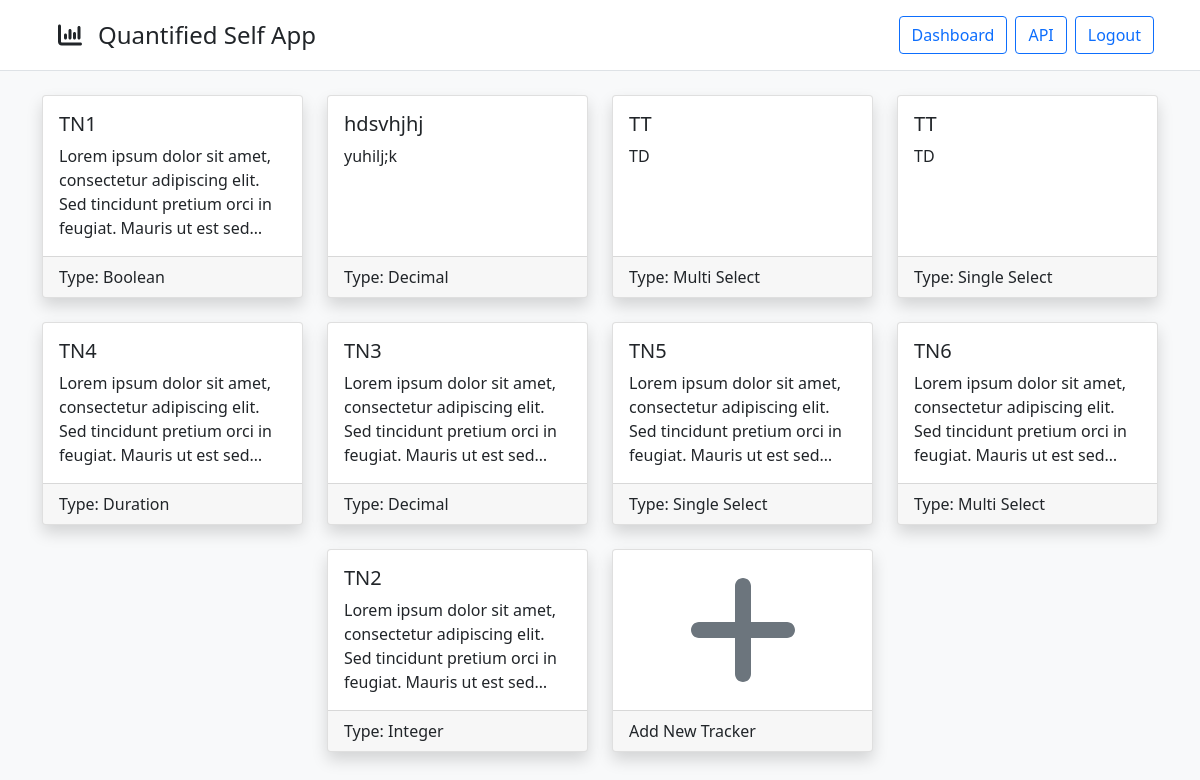
The app's page /trackers (signed in), older data.
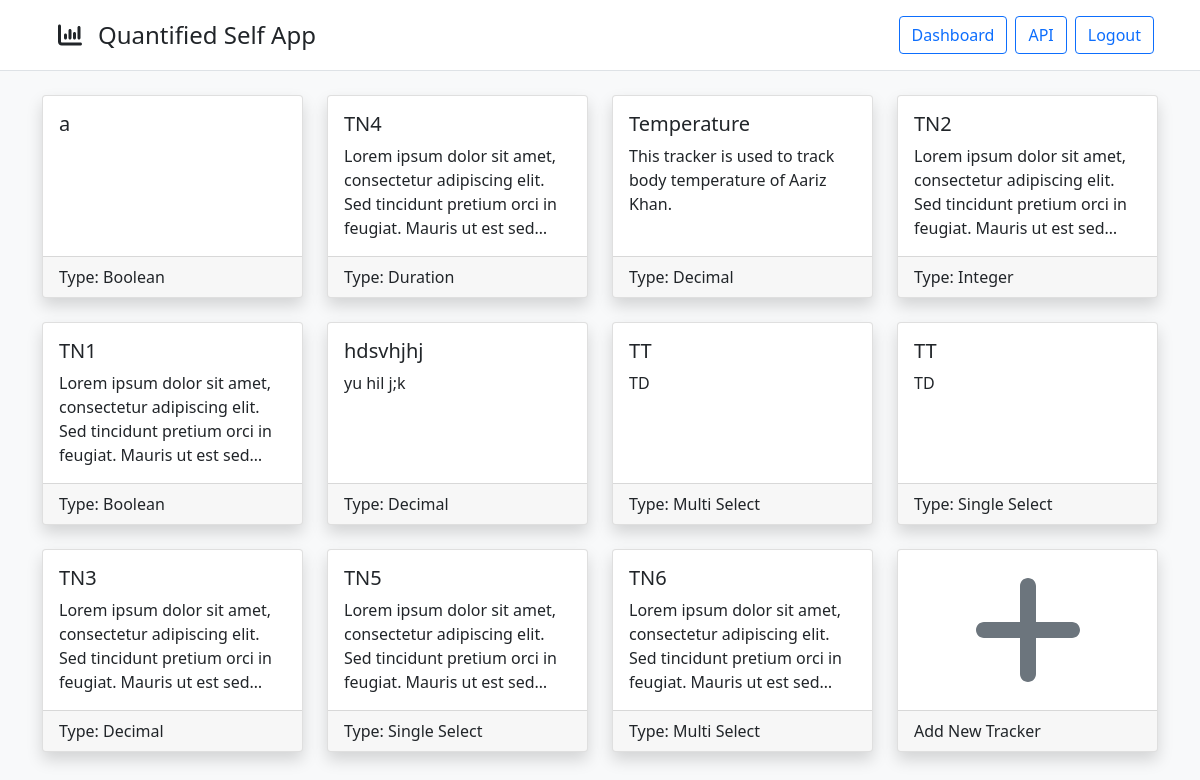
The same page, newer data.
### models/models.py (models this page shows)
class TrackerModel(db.Model):
    __tablename__ = "trackers"
    t_id = db.Column(db.Integer(), primary_key=True)
    t_name = db.Column(db.String(64), nullable=False)
    t_desc = db.Column(db.String(256))
    t_type = db.Column(db.Integer(), db.ForeignKey("tracker_types.tt_id", ondelete="CASCADE"), nullable=False)
    t_user = db.Column(db.Integer(), db.ForeignKey("users.id", ondelete="CASCADE"), nullable=False)
    t_type_name = db.relationship("TrackerTypes", uselist=False)
    t_unit = db.relationship("TrackerUnit", cascade="all, delete", uselist=False)
    t_options = db.relationship("TrackerOptions", cascade="all, delete")
    t_logs = db.relationship("TrackerLogs", order_by="desc(TrackerLogs.tl_time)", cascade="all, delete")

class TrackerTypes(db.Model):
    __tablename__ = "tracker_types"
    tt_id = db.Column(db.Integer(), primary_key=True, autoincrement=True)
    tt_name = db.Column(db.String(64), unique=True, nullable=False)

### views/views.py (the view)
@app.route("/trackers", methods=["GET"])
@login_required
def trackers():
    trackers = TrackerModel.query.filter(TrackerModel.t_user == current_user.id).order_by(nullsfirst(desc(db.session.query(TrackerLogs.tl_time).filter(TrackerLogs.tl_tracker == TrackerModel.t_id).order_by(desc(TrackerLogs.tl_time))))).all()
    return render_template("trackers/trackers.html", user=current_user, trackers=trackers)

### auth/auth.py (called while the page is built)
@login.user_loader
def load_user(id):
    return UserModel.query.get(int(id))

### templates/trackers/trackers.html (shortened to what this page needs)
<!DOCTYPE html>
<html lang="en">
    <head>
        <link rel="stylesheet" href="{{ url_for('static', filename='css/bootstrap.min.css')}}">
        <link rel="stylesheet" href="{{ url_for('static', filename='css/fontawesome.all.min.css')}}">
        <link rel="stylesheet" href="{{ url_for('static', filename='css/trackers.css')}}">
    </head>
    <body class="bg-light">
        {% include 'components/navbar.html' %}
        <div class="container">
            <div class="row d-flex justify-content-center pt-4">
                {% for tracker in trackers %}
                <div class="col-sm-12 col-md-6 col-lg-4 col-xl-3 d-flex">
                    <div class="card shadow hover-overlay flex-fill mb-4">
                        <a href="/trackers/view?id={{ tracker.t_id }}" class="card-link">
                            <div class="card-body">
                                <h5 class="card-title">{{ tracker.t_name }}</h5>
                                <p class="card-text">{{ tracker.t_desc }}</p>
                            </div>
                            <div class="card-footer">
                                Type: {{ tracker.t_type_name.tt_name }}
                            </div>
                        </a>
                    </div>
                </div>
                {% endfor %}
                <div class="col-sm-12 col-md-6 col-lg-4 col-xl-3 d-flex">
                    <div class="card shadow hover-overlay flex-fill mb-4">
                        <a href="/trackers/add" class="card-link">
                            <div class="card-body d-flex align-items-center justify-content-center">
                                <i class="fa-solid fa-plus fa-8x text-secondary"></i>
                            </div>
                            <div class="card-footer">
                                Add New Tracker
                            </div>
                        </a>
                    </div>
                </div>
            </div>
        </div>
    </body>
</html>

Row changes from the older to the newer data that the page shows:
added TrackerModel: t_name "a", t_type_name.tt_name "Boolean"
shown differently, row unchanged: TrackerModel "TN4": moves up the list
added TrackerModel: t_name "Temperature", t_desc "This tracker is used to track body temperature of Aariz Khan.", t_type_name.tt_name "Decimal"
shown differently, row unchanged: TrackerModel "TN2": moves up the list
changed TrackerModel "hdsvhjhj": t_desc "yuhilj;k" → "yu hil j;k"
